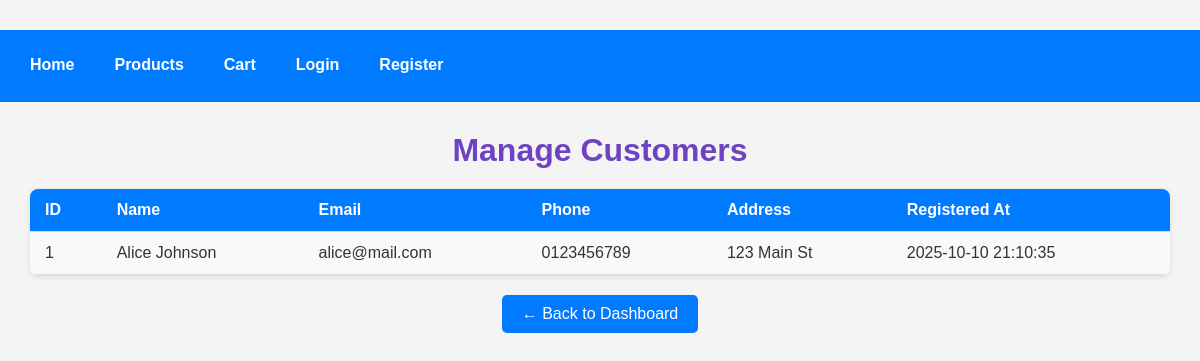
The app's page /srs-web/public/admin/manage_customers.php (signed in) with its own data.
### tables this page shows
CREATE TABLE customers (
    customer_id INT AUTO_INCREMENT PRIMARY KEY,
    name VARCHAR(100) NOT NULL,
    email VARCHAR(100) UNIQUE NOT NULL,
    password VARCHAR(255) NOT NULL,
    phone VARCHAR(20),
    address TEXT,
    created_at TIMESTAMP DEFAULT CURRENT_TIMESTAMP
);

### srs-web/public/admin/manage_customers.php (the view, shortened to what this page needs)
<?php
include("../includes/db.php");
$sql = "SELECT * FROM customers ORDER BY customer_id DESC";
$result = $conn->query($sql);
?>
<!DOCTYPE html>
<html lang="en">
<head>
   <link rel="stylesheet" href="../../assets/css/styles.css">
</head>
<body class="manage-customers">
<?php include("../includes/header.php"); ?>
<div class="container">
    <h1>Manage Customers</h1>
    <?php if ($result->num_rows > 0): ?>
        <table>
            <tr>
                <th>ID</th>
                <th>Name</th>
                <th>Email</th>
                <th>Phone</th>
                <th>Address</th>
                <th>Registered At</th>
            </tr>
            <?php while($row = $result->fetch_assoc()): ?>
                <tr>
                    <td><?php echo $row['customer_id']; ?></td>
                    <td><?php echo htmlspecialchars($row['name']); ?></td>
                    <td><?php echo htmlspecialchars($row['email']); ?></td>
                    <td><?php echo htmlspecialchars($row['phone']); ?></td>
                    <td><?php echo htmlspecialchars($row['address']); ?></td>
                    <td><?php echo $row['created_at']; ?></td>
                </tr>
            <?php endwhile; ?>
        </table>
    <?php else: ?>
        <p>No customers found.</p>
    <?php endif; ?>
    <a class="back" href="dashboard.php">← Back to Dashboard</a>
</div>
</body>
</html>

### srs-web/assets/css/styles.css (style rules this page uses)
body { font-family: Arial, sans-serif; background: #f8f4ff; margin: 0; padding: 0; color: #333; }
.container { width: 85%; margin: 40px auto; text-align: center; }
h1 { color: #6f42c1; text-align: center; margin-bottom: 15px; }
.container h1 { text-align: center; color: #6f42c1; margin-bottom: 20px; }
.container { width: 90%; margin: 30px auto; }
h1 { color: #333; margin-bottom: 10px; }
body.manage-customers { font-family: Arial, sans-serif; background: #f4f4f4; margin: 0; padding: 0; color: #333; }
h1 { color: #333; margin-bottom: 20px; }
table { width: 100%; border-collapse: collapse; margin-top: 20px; background: #fff; border-radius: 8px; overflow: hidden; box-shadow: 0 2px 6px rgba(0,0,0,0.1); }
th, td { padding: 12px 15px; text-align: left; border-bottom: 1px solid #ddd; }
th { background: #007bff; color: white; font-weight: 600; }
tr:nth-child(even) { background: #f9f9f9; }
a.back { display: inline-block; margin-top: 20px; background: #007bff; color: white; padding: 10px 20px; text-decoration: none; border-radius: 6px; font-weight: 500; transition: background 0.3s ease, transform 0.2s ease; }
.container { width: 95%; margin: 30px auto; }
h1, h2 { color: #333; margin-bottom: 20px; }
table { width: 100%; border-collapse: collapse; background: #fff; border-radius: 8px; overflow: hidden; box-shadow: 0 2px 6px rgba(0,0,0,0.1); }
th, td { padding: 12px 15px; border-bottom: 1px solid #ddd; text-align: left; vertical-align: middle; }
th { background: #6f42c1; color: white; font-weight: 600; }
th, td { padding: 12px 15px; border-bottom: 1px solid #ddd; text-align: left; }
a.back { display: inline-block; margin-top: 20px; background: #007bff; color: white; padding: 10px 20px; text-decoration: none; border-radius: 5px; transition: background 0.3s ease, transform 0.2s ease; }

### records on screen
customers: customer_id "1", name "Alice Johnson", email "alice@mail.com", phone "0123456789", address "123 Main St", created_at "2025-10-10 21:10:35"
